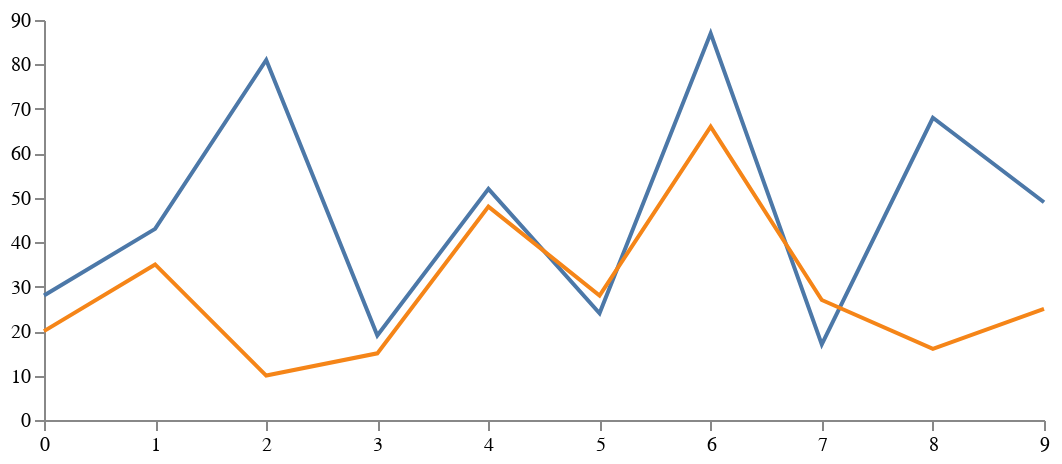

The notebook cell saved with this chart:
### Markdown cell above
# Interactive outputs rendered by nteract

### Code cell
import vega from VegaLite
VegaLite({
    "$schema": "https://vega.github.io/schema/vega/v5.json",
    "width": 500,
    "height": 200,
    "padding": 5,
    "signals": [
        {
            "name": "interpolate",
            "value": "linear",
            "bind": {
                "input": "select",
                "options": [ "basis", "cardinal", "catmull-rom", "linear", "monotone", "natural", "step", "step-after", "step-before" ]
            }
        }
    ],
    "data": [
        {
            "name": "table",
            "values": [
                { "x": 0, "y": 28, "c": 0 },
                { "x": 0, "y": 20, "c": 1 },
                { "x": 1, "y": 43, "c": 0 },
                { "x": 1, "y": 35, "c": 1 },
                { "x": 2, "y": 81, "c": 0 },
                { "x": 2, "y": 10, "c": 1 },
                { "x": 3, "y": 19, "c": 0 },
                { "x": 3, "y": 15, "c": 1 }
            ]
        }
    ]
})

### Figure 1 — Vega specification as saved in the notebook (floating-point values rounded to 4 significant figures)
{"$schema": "https://vega.github.io/schema/vega/v5.json", "width": 500, "height": 200, "padding": 5, "signals": [{"name": "interpolate", "value": "linear", "bind": {"input": "select", "options": ["basis", "cardinal", "catmull-rom", "linear", "monotone", "natural", "step", "step-after", "step-before"]}}], "data": [{"name": "table", "values": [{"x": 0, "y": 28, "c": 0}, {"x": 0, "y": 20, "c": 1}, {"x": 1, "y": 43, "c": 0}, {"x": 1, "y": 35, "c": 1}, {"x": 2, "y": 81, "c": 0}, {"x": 2, "y": 10, "c": 1}, {"x": 3, "y": 19, "c": 0}, {"x": 3, "y": 15, "c": 1}, {"x": 4, "y": 52, "c": 0}, {"x": 4, "y": 48, "c": 1}, {"x": 5, "y": 24, "c": 0}, {"x": 5, "y": 28, "c": 1}, {"x": 6, "y": 87, "c": 0}, {"x": 6, "y": 66, "c": 1}, {"x": 7, "y": 17, "c": 0}, {"x": 7, "y": 27, "c": 1}, {"x": 8, "y": 68, "c": 0}, {"x": 8, "y": 16, "c": 1}, {"x": 9, "y": 49, "c": 0}, {"x": 9, "y": 25, "c": 1}]}], "scales": [{"name": "x", "type": "point", "range": "width", "domain": {"data": "table", "field": "x"}}, {"name": "y", "type": "linear", "range": "height", "nice": true, "zero": true, "domain": {"data": "table", "field": "y"}}, {"name": "color", "type": "ordinal", "range": "category", "domain": {"data": "table", "field": "c"}}], "axes": [{"orient": "bottom", "scale": "x"}, {"orient": "left", "scale": "y"}], "marks": [{"type": "group", "from": {"facet": {"name": "series", "data": "table", "groupby": "c"}}, "marks": [{"type": "line", "from": {"data": "series"}, "encode": {"enter": {"x": {"scale": "x", "field": "x"}, "y": {"scale": "y", "field": "y"}, "stroke": {"scale": "color", "field": "c"}, "strokeWidth": {"value": 2}}, "update": {"interpolate": {"signal": "interpolate"}, "fillOpacity": {"value": 1}}, "hover": {"fillOpacity": {"value": 0.5}}}}]}]}
